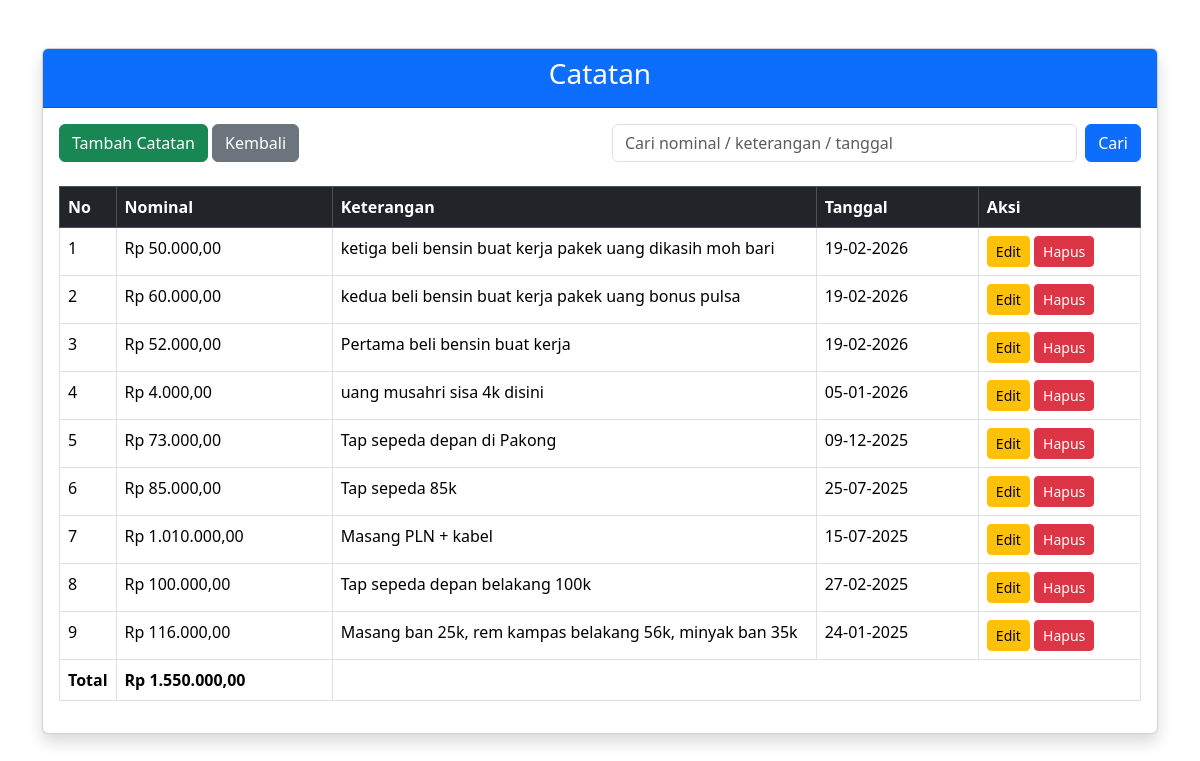
Page /catatan/catatan.php on the committed database.
### tables this page shows
CREATE TABLE `catatan` (
  `id` int(11) NOT NULL,
  `nominal` decimal(15,2) NOT NULL,
  `keterangan` varchar(255) NOT NULL,
  `tanggal` date NOT NULL
);

### catatan/catatan.php (the view, shortened to what this page needs)
<?php
include '../koneksi.php';
$limit = 10;
$page = isset($_GET['page']) ? (int)$_GET['page'] : 1;
$page = ($page < 1) ? 1 : $page;
$offset = ($page - 1) * $limit;
$search = isset($_GET['search']) ? trim($_GET['search']) : '';
$where = "";
$query = "SELECT * FROM catatan
          $where
          ORDER BY id DESC
          LIMIT $limit OFFSET $offset";
$result = $conn->query($query);
$totalNominalQuery = "SELECT SUM(nominal) AS total_nominal FROM catatan $where";
$totalNominalResult = $conn->query($totalNominalQuery);
$totalNominal = $totalNominalResult->fetch_assoc()['total_nominal'];
?>
<!DOCTYPE html>
<html lang="en">
<head>
    <link href="https://cdn.jsdelivr.net/npm/bootstrap@5.3.3/dist/css/bootstrap.min.css" rel="stylesheet">
</head>
<body>
    <div class="container mt-5">
        <div class="card shadow">
            <div class="card-header bg-primary text-white text-center">
                <h3>Catatan</h3>
            </div>
            <div class="card-body">
                <div class="row mb-3">
                    <div class="col-md-6 mb-2">
                        <a href="add_catatan.php" class="btn btn-success">Tambah Catatan</a>
                        <a href="../index.php" class="btn btn-secondary">Kembali</a>
                    </div>
                    <div class="col-md-6">
                        <form method="GET" class="d-flex">
                            <input type="text" name="search" class="form-control me-2"
                                placeholder="Cari nominal / keterangan / tanggal"
                                value="<?= htmlspecialchars($search) ?>">
                            <button class="btn btn-primary">Cari</button>
                        </form>
                    </div>
                </div>
                <div class="table-responsive">
                    <table class="table table-bordered table-hover">
                        <thead class="table-dark">
                            <tr>
                                <th width="5%">No</th>
                                <th width="20%">Nominal</th>
                                <th>Keterangan</th>
                                <th width="15%">Tanggal</th>
                                <th width="15%">Aksi</th>
                            </tr>
                        </thead>
                        <tbody>
                            <?php
                            if ($result->num_rows > 0) {
                                $no = $offset + 1;
                                while ($row = $result->fetch_assoc()) {
                                    echo "<tr>
                                <td>{$no}</td>
                                <td>Rp " . number_format($row['nominal'], 2, ',', '.') . "</td>
                                <td>{$row['keterangan']}</td>
                                <td>" . date('d-m-Y', strtotime($row['tanggal'])) . "</td>
                                <td>
                                    <a href='edit_catatan.php?edit={$row['id']}' class='btn btn-warning btn-sm'>Edit</a>
                                    <a href='?delete={$row['id']}' class='btn btn-danger btn-sm'
                                       onclick='return confirm(\"Yakin hapus data?\")'>Hapus</a>
                                </td>
                            </tr>";
                                    $no++;
                                }
                                echo "<tr>
                            <td class='text-end'><strong>Total</strong></td>
                            <td><strong>Rp " . number_format($totalNominal, 2, ',', '.') . "</strong></td>
                            <td colspan='3'></td>
                        </tr>";
                            } else {
                                echo "<tr><td colspan='5' class='text-center'>Data tidak ditemukan</td></tr>";
                            }
                            ?>
                        </tbody>
                    </table>
                </div>
            </div>
        </div>
    </div>
</body>
</html>

### rows in the picture
catatan: nominal "50.000,00", keterangan "ketiga beli bensin buat kerja pakek uang dikasih moh bari", tanggal "19-02-2026"
catatan: nominal "60.000,00", keterangan "kedua beli bensin buat kerja pakek uang bonus pulsa", tanggal "19-02-2026"
catatan: nominal "52.000,00", keterangan "Pertama beli bensin buat kerja", tanggal "19-02-2026"
catatan: nominal "4.000,00", keterangan "uang musahri sisa 4k disini", tanggal "05-01-2026"
catatan: nominal "73.000,00", keterangan "Tap sepeda depan di Pakong", tanggal "09-12-2025"
catatan: nominal "85.000,00", keterangan "Tap sepeda 85k", tanggal "25-07-2025"
catatan: nominal "1.010.000,00", keterangan "Masang PLN + kabel", tanggal "15-07-2025"
catatan: nominal "100.000,00", keterangan "Tap sepeda depan belakang 100k", tanggal "27-02-2025"
catatan: nominal "116.000,00", keterangan "Masang ban 25k, rem kampas belakang 56k, minyak ban 35k", tanggal "24-01-2025"

### other values in the picture
$totalNominal "1.550.000,00"
